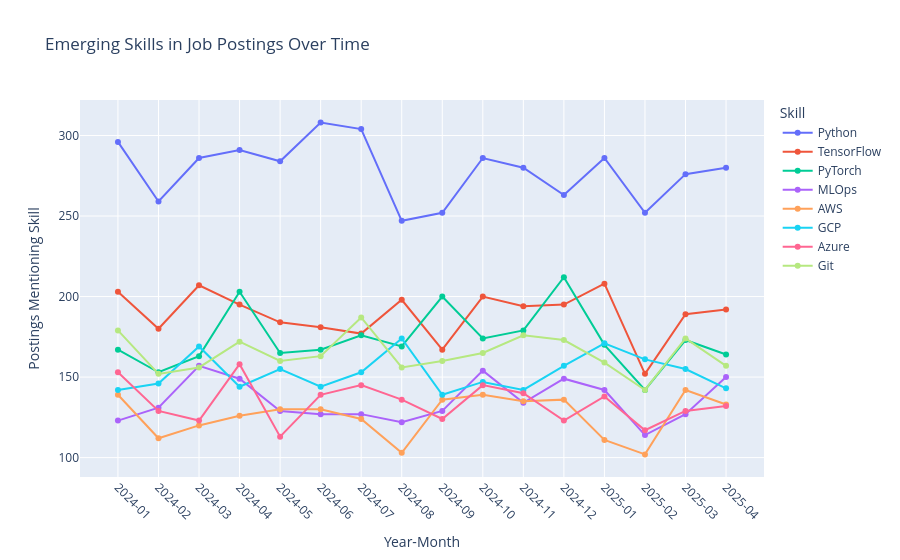

The notebook cell saved with this chart:
### Markdown cell above
Question 2 Answer: The analysis of the top twenty skills in job postings reveals that SQL, Kubernetes, PyTorch, Git, and Google Cloud Platform (GCP) are among the most in-demand tools in data science roles. The high frequency of these skills highlights the industry’s strong emphasis on data infrastructure, cloud computing, and machine learning frameworks. Interestingly, many of these technologies—such as Kubernetes, GCP, and MLOps-related tools—are not traditionally emphasized in formal education programs, suggesting a growing skills gap between academic training and workplace requirements. Employers appear to prioritize candidates who can apply modern, production-ready technologies rather than those with only theoretical knowledge. This finding underscores the need for curricula and training programs to expand coverage of cloud platforms, version control, and machine learning deployment skills to better align with real-world job market demands.

### Code cell
# Skills to track over time
skills_to_track = ['Python', 'TensorFlow', 'PyTorch', 'MLOps', 'AWS', 'GCP', 'Azure', 'Git', 'Generative AI']

# Build a long table of skill-month counts
records = []
for sk in skills_to_track:
    mask = education_jobs['required_skills'].str.contains(fr'\b{sk}\b', case=False, na=False, regex=True)
    tmp = (education_jobs[mask]
           .groupby('year_month')
           .size()
           .reset_index(name='count'))
    tmp['skill'] = sk
    records.append(tmp)

trend_df = pd.concat(records, ignore_index=True) if records else pd.DataFrame(columns=['year_month','count','skill'])

# Interactive line chart with facet by skill
fig5 = px.line(
    trend_df,
    x='year_month', y='count', color='skill',
    markers=True,
    title='Emerging Skills in Job Postings Over Time',
    labels={'year_month':'Year-Month','count':'Postings Mentioning Skill','skill':'Skill'}
)
fig5.update_xaxes(type='category', tickangle=45)
fig5.show()

### Figure 1 — Plotly figure (JSON) as saved in the notebook; plotly's stock layout.template omitted (floating-point values rounded to 4 significant figures)
{"data": [{"hovertemplate": "Skill=Python<br>Year-Month=%{x}<br>Postings Mentioning Skill=%{y}<extra></extra>", "legendgroup": "Python", "line": {"color": "#636efa", "dash": "solid"}, "marker": {"symbol": "circle"}, "mode": "lines+markers", "name": "Python", "orientation": "v", "showlegend": true, "type": "scatter", "x": ["2024-01", "2024-02", "2024-03", "2024-04", "2024-05", "2024-06", "2024-07", "2024-08", "2024-09", "2024-10", "2024-11", "2024-12", "2025-01", "2025-02", "2025-03", "2025-04"], "xaxis": "x", "y": [296, 259, 286, 291, 284, 308, 304, 247, 252, 286, 280, 263, 286, 252, 276, 280], "yaxis": "y"}, {"hovertemplate": "Skill=TensorFlow<br>Year-Month=%{x}<br>Postings Mentioning Skill=%{y}<extra></extra>", "legendgroup": "TensorFlow", "line": {"color": "#EF553B", "dash": "solid"}, "marker": {"symbol": "circle"}, "mode": "lines+markers", "name": "TensorFlow", "orientation": "v", "showlegend": true, "type": "scatter", "x": ["2024-01", "2024-02", "2024-03", "2024-04", "2024-05", "2024-06", "2024-07", "2024-08", "2024-09", "2024-10", "2024-11", "2024-12", "2025-01", "2025-02", "2025-03", "2025-04"], "xaxis": "x", "y": [203, 180, 207, 195, 184, 181, 177, 198, 167, 200, 194, 195, 208, 152, 189, 192], "yaxis": "y"}, {"hovertemplate": "Skill=PyTorch<br>Year-Month=%{x}<br>Postings Mentioning Skill=%{y}<extra></extra>", "legendgroup": "PyTorch", "line": {"color": "#00cc96", "dash": "solid"}, "marker": {"symbol": "circle"}, "mode": "lines+markers", "name": "PyTorch", "orientation": "v", "showlegend": true, "type": "scatter", "x": ["2024-01", "2024-02", "2024-03", "2024-04", "2024-05", "2024-06", "2024-07", "2024-08", "2024-09", "2024-10", "2024-11", "2024-12", "2025-01", "2025-02", "2025-03", "2025-04"], "xaxis": "x", "y": [167, 153, 163, 203, 165, 167, 176, 169, 200, 174, 179, 212, 170, 142, 173, 164], "yaxis": "y"}, {"hovertemplate": "Skill=MLOps<br>Year-Month=%{x}<br>Postings Mentioning Skill=%{y}<extra></extra>", "legendgroup": "MLOps", "line": {"color": "#ab63fa", "dash": "solid"}, "marker": {"symbol": "circle"}, "mode": "lines+markers", "name": "MLOps", "orientation": "v", "showlegend": true, "type": "scatter", "x": ["2024-01", "2024-02", "2024-03", "2024-04", "2024-05", "2024-06", "2024-07", "2024-08", "2024-09", "2024-10", "2024-11", "2024-12", "2025-01", "2025-02", "2025-03", "2025-04"], "xaxis": "x", "y": [123, 131, 157, 149, 129, 127, 127, 122, 129, 154, 134, 149, 142, 114, 127, 150], "yaxis": "y"}, {"hovertemplate": "Skill=AWS<br>Year-Month=%{x}<br>Postings Mentioning Skill=%{y}<extra></extra>", "legendgroup": "AWS", "line": {"color": "#FFA15A", "dash": "solid"}, "marker": {"symbol": "circle"}, "mode": "lines+markers", "name": "AWS", "orientation": "v", "showlegend": true, "type": "scatter", "x": ["2024-01", "2024-02", "2024-03", "2024-04", "2024-05", "2024-06", "2024-07", "2024-08", "2024-09", "2024-10", "2024-11", "2024-12", "2025-01", "2025-02", "2025-03", "2025-04"], "xaxis": "x", "y": [139, 112, 120, 126, 130, 130, 124, 103, 136, 139, 135, 136, 111, 102, 142, 133], "yaxis": "y"}, {"hovertemplate": "Skill=GCP<br>Year-Month=%{x}<br>Postings Mentioning Skill=%{y}<extra></extra>", "legendgroup": "GCP", "line": {"color": "#19d3f3", "dash": "solid"}, "marker": {"symbol": "circle"}, "mode": "lines+markers", "name": "GCP", "orientation": "v", "showlegend": true, "type": "scatter", "x": ["2024-01", "2024-02", "2024-03", "2024-04", "2024-05", "2024-06", "2024-07", "2024-08", "2024-09", "2024-10", "2024-11", "2024-12", "2025-01", "2025-02", "2025-03", "2025-04"], "xaxis": "x", "y": [142, 146, 169, 144, 155, 144, 153, 174, 139, 147, 142, 157, 171, 161, 155, 143], "yaxis": "y"}, {"hovertemplate": "Skill=Azure<br>Year-Month=%{x}<br>Postings Mentioning Skill=%{y}<extra></extra>", "legendgroup": "Azure", "line": {"color": "#FF6692", "dash": "solid"}, "marker": {"symbol": "circle"}, "mode": "lines+markers", "name": "Azure", "orientation": "v", "showlegend": true, "type": "scatter", "x": ["2024-01", "2024-02", "2024-03", "2024-04", "2024-05", "2024-06", "2024-07", "2024-08", "2024-09", "2024-10", "2024-11", "2024-12", "2025-01", "2025-02", "2025-03", "2025-04"], "xaxis": "x", "y": [153, 129, 123, 158, 113, 139, 145, 136, 124, 145, 140, 123, 138, 117, 129, 132], "yaxis": "y"}, {"hovertemplate": "Skill=Git<br>Year-Month=%{x}<br>Postings Mentioning Skill=%{y}<extra></extra>", "legendgroup": "Git", "line": {"color": "#B6E880", "dash": "solid"}, "marker": {"symbol": "circle"}, "mode": "lines+markers", "name": "Git", "orientation": "v", "showlegend": true, "type": "scatter", "x": ["2024-01", "2024-02", "2024-03", "2024-04", "2024-05", "2024-06", "2024-07", "2024-08", "2024-09", "2024-10", "2024-11", "2024-12", "2025-01", "2025-02", "2025-03", "2025-04"], "xaxis": "x", "y": [179, 152, 156, 172, 160, 163, 187, 156, 160, 165, 176, 173, 159, 142, 174, 157], "yaxis": "y"}], "layout": {"legend": {"title": {"text": "Skill"}, "tracegroupgap": 0}, "title": {"text": "Emerging Skills in Job Postings Over Time"}, "xaxis": {"anchor": "y", "domain": [0, 1], "tickangle": 45, "title": {"text": "Year-Month"}, "type": "category"}, "yaxis": {"anchor": "x", "domain": [0, 1], "title": {"text": "Postings Mentioning Skill"}}}}
